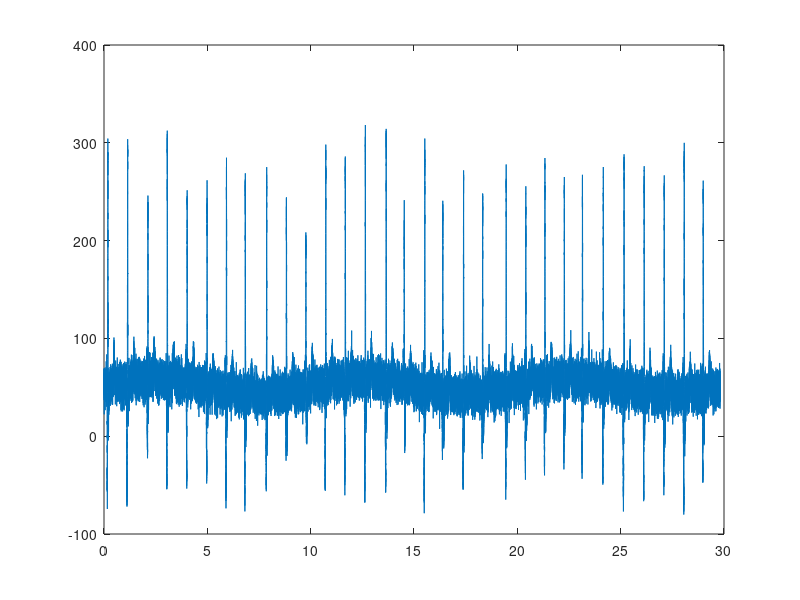
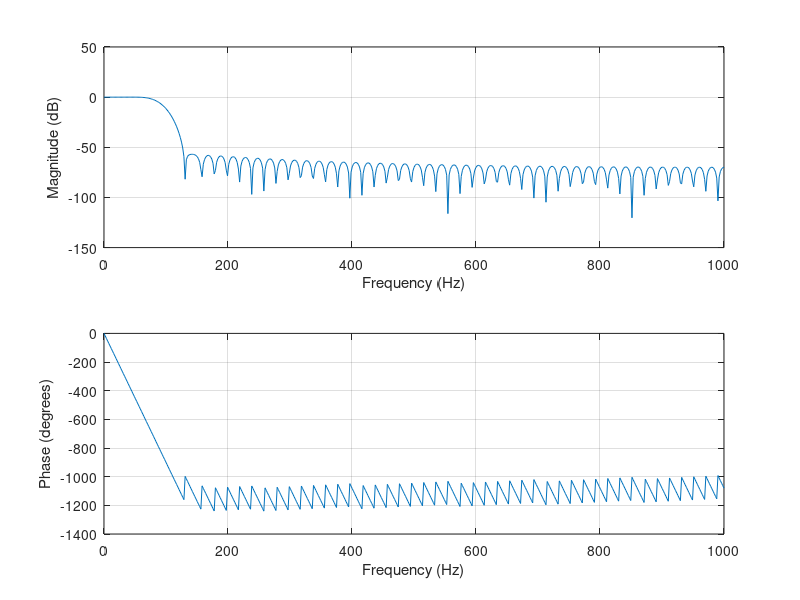
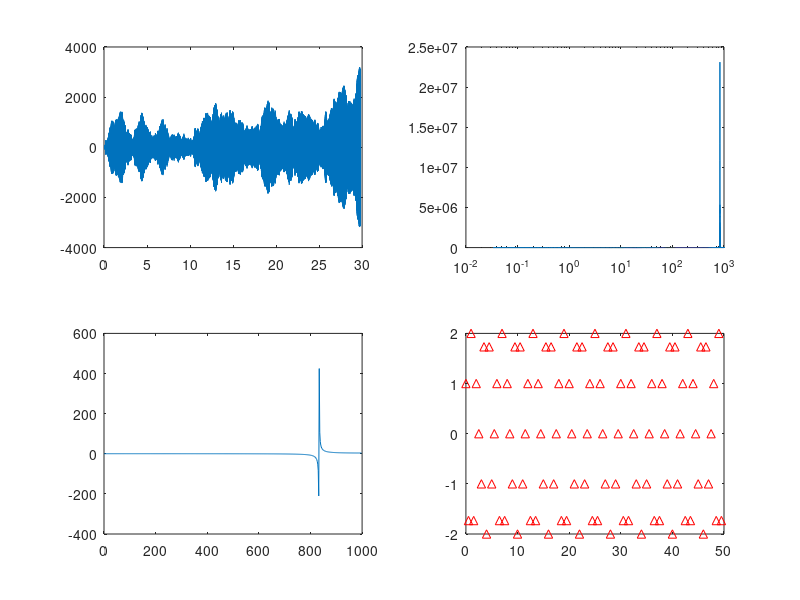
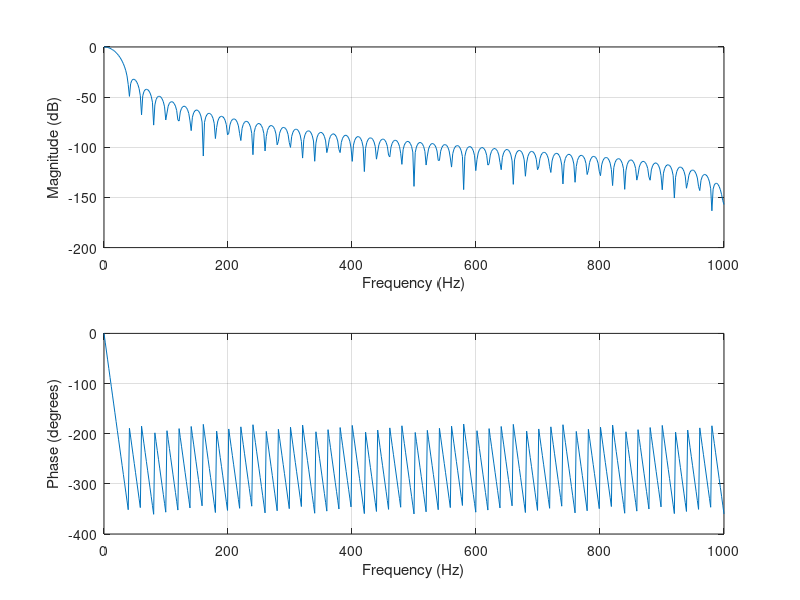

MATLAB code to generate these figures, in order: (Note: this script raises an error after producing the figures.)
%%  
clear
close all

%Load EKG signal
load('ECG_noisy_signal.mat')

%tids akse
L = length(signal_QRS);
fs = f_sample;
N = L/fs;
T = [0:(1/fs):N-1/fs];
f = fs*(0:(L-1))/L;
fig = 1;
nyquist = fs/2;



%% plot signalet

figure(fig); fig = fig + 1; clf;
plot(T,signal_QRS);
freqSignal = fft(signal_QRS);
figure(fig); fig = fig + 1; clf;
semilogx(f(1:L/2),abs(freqSignal(1:L/2)))

%% Filter DC
meanDC = mean(signal_QRS);

signal_QRS = signal_QRS - meanDC;


%% highpass FIR

order = 250;
ffir = [0:1000]/1000;
cut = 30;
afir = [zeros([1,cut]) ones([1,1001-cut])];
LPfir2 = fir2(order, ffir, afir);
signal_QRS = filter(LPfir2, 1, signal_QRS);

figure(fig); fig = fig + 1; clf;
freqz(LPfir2,1,512,f_sample);

%% Highpass IIR 

[b,a] = besself(2, 1, 'high');
signal_QRS = filter(b, a, signal_QRS);




subplot(2,2,1)
plot(T,signal_QRS);
freqSignal = fft(signal_QRS);
subplot(2,2,2)
semilogx(f(1:L/2),abs(freqSignal(1:L/2)))
subplot(2,2,3)
[x,y] = freqz(b,a,512,f_sample);
plot(y,x);
subplot(2,2,4)
impz(b, a, 100, f_sample);

%% Lowpass FIR

order = 100;
LPfir = fir1(order, 0.005, 'low', hann(order+1));
signal_QRS = filter(LPfir, 1, signal_QRS);

figure(fig); fig = fig + 1; clf;
freqz(LPfir,1,512,f_sample);

%% Lowpass IIR

[b, a] = ellip(3, 5, 50, 50/nyquist);
signal_QRS = filter(b, a, signal_QRS);

figure(fig); fig = fig + 1; clf;
freqz(b,a,512,f_sample);

%% no 50 hz pls

[b, a] = ellip(2, 2, 25, [45/nyquist 55/nyquist], 'stop');
signal_QRS = filter(b, a, signal_QRS);

figure(fig); fig = fig + 1; clf;
freqz(b,a,512,f_sample);

%% Filter typer

%Gennem research er der fundet frem til at et standart EKG har en baandbrede
%mellem 0.05Hz og 100 Hz. De h?jeste frekvenser man m?ler er 1000 Hz


%Stoejtyper:
%DC
%H?jfrekvent
%drift
%50 HZ instr?ling
%mm

%Filtre der skal benyttes:
%FIR
%IIR
%Vindue (Hanning eller lignende)

%FIR2 funktionen
order = 100;


max_freq = 100;
min_freq = 1;

omega_max = max_freq/nyquist;
omega_min = min_freq/nyquist;

ffir2 = [0 omega_max omega_max 1];
afir2 = [1 1 0 0];

LPfir2 = fir2(order, ffir2, afir2);
figure(2); clf;
freqz(LPfir2,1,512,f_sample);

outlo2 = filter(LPfir2,1,signalNoDC);
figure(3); clf;
plot(T,outlo2);

%%

%FIR1 funktionen
LPfir = fir1(order, 0.005, 'low', hann(order+1));

figure(4); clf;
freqz(LPfir,1,512,fs);

outlo = filter(LPfir,1,signalNoDC);

figure(5); clf;
plot(T,outlo);


%FIR2 funktionen (HP)
ffir3 = [0 omega_min omega_min 1];
afir3 = [0 0 1 1];

HPfir2 = fir1(order, omega_min, 'high');
figure(6); clf;
freqz(HPfir2,1,512,f_sample);

outhi = filter(HPfir2,1,signalNoDC);
figure(7); clf;
plot(T, outhi);

outtest = filter(LPfir,1,outhi);
figure(8); clf;
plot(T,outtest);

etEllerAndet = fft(outtest, (L/2)+1);
figure(102); clf;
semilogx(f,abs(etEllerAndet))

%% IIR ALL THE WAY




[b,a] = cheby2(6,100,0.001,'high');


figure(9); clf;
freqz(b,a,512,fs)

figure(10); clf;
no50Hz = filter(b,a,outlo);
plot(T,no50Hz);
hold on
%plot(T,outlo);
etEllerAndet = fft(no50Hz, (L/2)+1);
figure(103); clf;
semilogx(f,abs(etEllerAndet))